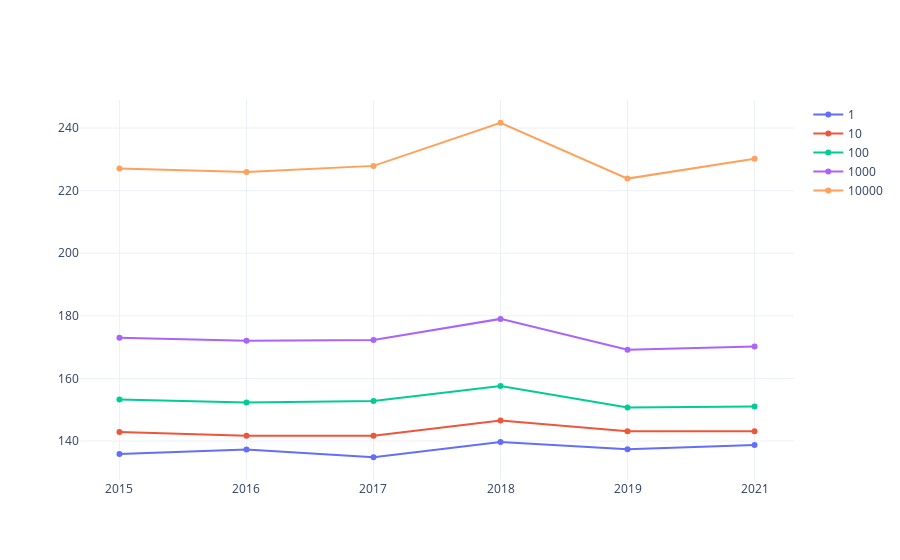

Here is the notebook cell this chart was saved with:
### Code cell
fig = go.Figure()

# Add traces
for place in places:
    fig.add_trace(go.Scatter(x=place_df.index, y=place_df[place],
                        mode='markers+lines',
                        name=place))

fig.update_layout(template="plotly_white")
fig.show()

### Figure 1 — Plotly figure (JSON) as saved in the notebook; plotly's stock layout.template omitted (floating-point values rounded to 4 significant figures)
{"data": [{"mode": "markers+lines", "name": "1", "type": "scatter", "x": ["2015", "2016", "2017", "2018", "2019", "2021"], "y": [135.8, 137.3, 134.8, 139.7, 137.3, 138.7]}, {"mode": "markers+lines", "name": "10", "type": "scatter", "x": ["2015", "2016", "2017", "2018", "2019", "2021"], "y": [142.9, 141.7, 141.7, 146.5, 143.1, 143.1]}, {"mode": "markers+lines", "name": "100", "type": "scatter", "x": ["2015", "2016", "2017", "2018", "2019", "2021"], "y": [153.3, 152.3, 152.8, 157.6, 150.7, 151.0]}, {"mode": "markers+lines", "name": "1000", "type": "scatter", "x": ["2015", "2016", "2017", "2018", "2019", "2021"], "y": [173, 172.1, 172.2, 179.0, 169.2, 170.2]}, {"mode": "markers+lines", "name": "10000", "type": "scatter", "x": ["2015", "2016", "2017", "2018", "2019", "2021"], "y": [227.1, 226.0, 227.9, 241.7, 223.8, 230.2]}], "layout": {}}
